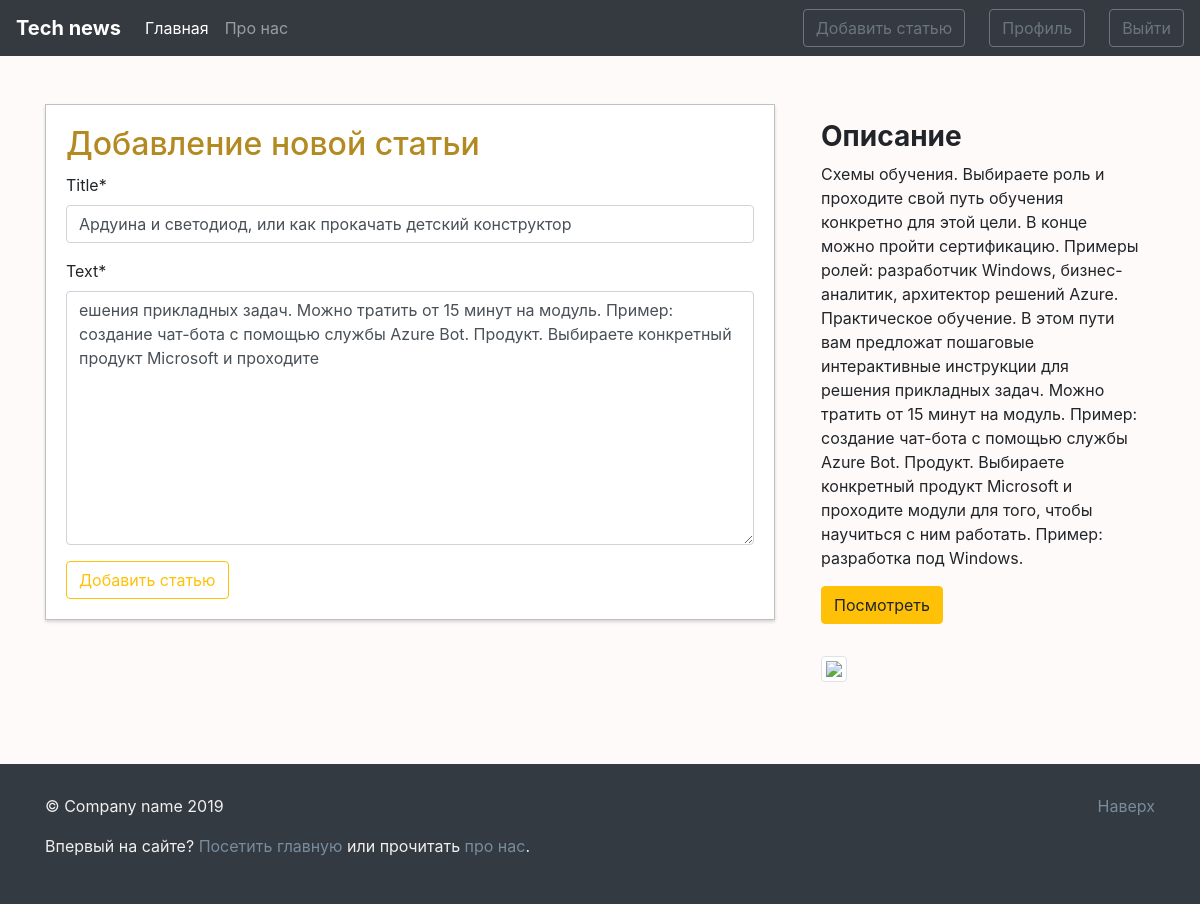
Page /news/28/update/ (signed in) on the committed database.
### blog/models.py (models this page shows, shortened)
class News(models.Model):
    title = models.CharField(max_length=100) # не больше 250 можно
    text = models.TextField()
    date = models.DateTimeField(default=timezone.now)
    author = models.ForeignKey(User, on_delete=models.CASCADE)

### blog/views.py (the view, shortened to what this page needs)
# urls.py: path('news/<int:pk>/update/', views.UpdateNewsView.as_view(), name='news-update'),
class UpdateNewsView(LoginRequiredMixin, UserPassesTestMixin, UpdateView):
    model = News
    fields = ['title', 'text']
    def test_func(self):
        news = self.get_object()
        if self.request.user == news.author:
            return True
        return False

### blog/templates/blog/news_form.html (shortened to what this page needs)
{% extends 'blog/main.html' %}
{% load crispy_forms_tags %}
{% block main_section %}
  <div class="form-section">
    <h2>Добавление новой статьи</h2>
    <form method="POST">
      {{ form|crispy }}
      <button type="submit" class="btn btn-outline-warning">Добавить статью</button>
    </form>
  </div>
{% endblock main_section %}
{% block aside_news_section %}
    <h3><b>Описание</b></h3>
    <p>Схемы обучения. Выбираете роль и проходите свой путь обучения конкретно для этой цели. В конце можно пройти сертификацию. Примеры ролей: разработчик Windows, бизнес-аналитик, архитектор решений Azure.
  Практическое обучение. В этом пути вам предложат пошаговые интерактивные инструкции для решения прикладных задач. Можно тратить от 15 минут на модуль. Пример: создание чат-бота с помощью службы Azure Bot.
  Продукт. Выбираете конкретный продукт Microsoft и проходите модули для того, чтобы научиться с ним работать. Пример: разработка под Windows.</p>
    <a href="" target="_blank">
      <button class="btn btn-warning">Посмотреть</button>
    </a>
{% endblock aside_news_section %}

### blog/static/blog/main.css (style rules this page uses)
body { background: #fffafa }
.form-section { background: #ffffff; padding: 20px; border: 1px solid silver; box-sizing: border-box; width: 100%; -webkit-box-shadow: 0 2px 3px 0 rgba(74,74,74,.21); -moz-box-shadow: 0 2px 3px 0 rgba(74,74,74,.21); box-shadow: 0 2px 3px 0 rgba(74,74,74,.21); }
.form-section > h2 { color: #b38a22; margin-bottom: 10px }

### rows in the picture
News: title "Ардуина и светодиод, или как прокачать детский конструктор", text "ешения прикладных задач. Можно тратить от 15 минут на модуль. Пример: создание чат-бота с помощью службы Azure Bot. Продукт. Выбираете конкретный продукт Microsoft и проходите"
